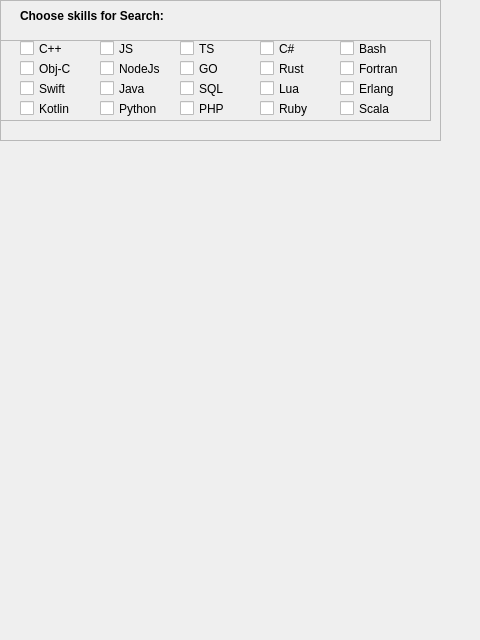
<?xml version="1.0" encoding="UTF-8"?>
<ui version="4.0">
 <class>Dialog</class>
 <widget class="QDialog" name="Dialog">
  <property name="geometry">
   <rect>
    <x>0</x>
    <y>0</y>
    <width>480</width>
    <height>640</height>
   </rect>
  </property>
  <property name="windowTitle">
   <string>Dialog</string>
  </property>
  <widget class="QFrame" name="skills_frame_2">
   <property name="geometry">
    <rect>
     <x>0</x>
     <y>0</y>
     <width>441</width>
     <height>141</height>
    </rect>
   </property>
   <property name="frameShape">
    <enum>QFrame::StyledPanel</enum>
   </property>
   <property name="frameShadow">
    <enum>QFrame::Raised</enum>
   </property>
   <widget class="QFrame" name="frame_2">
    <property name="geometry">
     <rect>
      <x>0</x>
      <y>40</y>
      <width>431</width>
      <height>81</height>
     </rect>
    </property>
    <property name="frameShape">
     <enum>QFrame::StyledPanel</enum>
    </property>
    <property name="frameShadow">
     <enum>QFrame::Raised</enum>
    </property>
    <widget class="QCheckBox" name="checkBox_21">
     <property name="geometry">
      <rect>
       <x>100</x>
       <y>60</y>
       <width>70</width>
       <height>17</height>
      </rect>
     </property>
     <property name="text">
      <string>Python</string>
     </property>
    </widget>
    <widget class="QCheckBox" name="checkBox_22">
     <property name="geometry">
      <rect>
       <x>20</x>
       <y>60</y>
       <width>70</width>
       <height>17</height>
      </rect>
     </property>
     <property name="text">
      <string>Kotlin</string>
     </property>
    </widget>
    <widget class="QCheckBox" name="checkBox_23">
     <property name="geometry">
      <rect>
       <x>260</x>
       <y>60</y>
       <width>70</width>
       <height>17</height>
      </rect>
     </property>
     <property name="text">
      <string>Ruby</string>
     </property>
    </widget>
    <widget class="QCheckBox" name="checkBox_24">
     <property name="geometry">
      <rect>
       <x>340</x>
       <y>40</y>
       <width>70</width>
       <height>17</height>
      </rect>
     </property>
     <property name="text">
      <string>Erlang</string>
     </property>
    </widget>
    <widget class="QCheckBox" name="checkBox_25">
     <property name="geometry">
      <rect>
       <x>180</x>
       <y>60</y>
       <width>70</width>
       <height>17</height>
      </rect>
     </property>
     <property name="text">
      <string>PHP</string>
     </property>
    </widget>
    <widget class="QCheckBox" name="checkBox_26">
     <property name="geometry">
      <rect>
       <x>20</x>
       <y>20</y>
       <width>91</width>
       <height>17</height>
      </rect>
     </property>
     <property name="text">
      <string>Obj-C</string>
     </property>
    </widget>
    <widget class="QCheckBox" name="checkBox_27">
     <property name="geometry">
      <rect>
       <x>180</x>
       <y>0</y>
       <width>70</width>
       <height>17</height>
      </rect>
     </property>
     <property name="text">
      <string>TS</string>
     </property>
    </widget>
    <widget class="QCheckBox" name="checkBox_28">
     <property name="geometry">
      <rect>
       <x>100</x>
       <y>40</y>
       <width>70</width>
       <height>17</height>
      </rect>
     </property>
     <property name="text">
      <string>Java</string>
     </property>
    </widget>
    <widget class="QCheckBox" name="checkBox_29">
     <property name="geometry">
      <rect>
       <x>20</x>
       <y>0</y>
       <width>70</width>
       <height>17</height>
      </rect>
     </property>
     <property name="text">
      <string>C++</string>
     </property>
    </widget>
    <widget class="QCheckBox" name="checkBox_30">
     <property name="geometry">
      <rect>
       <x>340</x>
       <y>60</y>
       <width>70</width>
       <height>17</height>
      </rect>
     </property>
     <property name="text">
      <string>Scala</string>
     </property>
    </widget>
    <widget class="QCheckBox" name="checkBox_31">
     <property name="geometry">
      <rect>
       <x>100</x>
       <y>20</y>
       <width>70</width>
       <height>17</height>
      </rect>
     </property>
     <property name="text">
      <string>NodeJs</string>
     </property>
    </widget>
    <widget class="QCheckBox" name="checkBox_32">
     <property name="geometry">
      <rect>
       <x>260</x>
       <y>40</y>
       <width>70</width>
       <height>17</height>
      </rect>
     </property>
     <property name="text">
      <string>Lua</string>
     </property>
    </widget>
    <widget class="QCheckBox" name="checkBox_33">
     <property name="geometry">
      <rect>
       <x>340</x>
       <y>20</y>
       <width>70</width>
       <height>17</height>
      </rect>
     </property>
     <property name="text">
      <string>Fortran</string>
     </property>
    </widget>
    <widget class="QCheckBox" name="checkBox_34">
     <property name="geometry">
      <rect>
       <x>100</x>
       <y>0</y>
       <width>70</width>
       <height>17</height>
      </rect>
     </property>
     <property name="text">
      <string>JS</string>
     </property>
    </widget>
    <widget class="QCheckBox" name="checkBox_35">
     <property name="geometry">
      <rect>
       <x>20</x>
       <y>40</y>
       <width>70</width>
       <height>17</height>
      </rect>
     </property>
     <property name="text">
      <string>Swift</string>
     </property>
    </widget>
    <widget class="QCheckBox" name="checkBox_36">
     <property name="geometry">
      <rect>
       <x>340</x>
       <y>0</y>
       <width>70</width>
       <height>17</height>
      </rect>
     </property>
     <property name="text">
      <string>Bash</string>
     </property>
    </widget>
    <widget class="QCheckBox" name="checkBox_37">
     <property name="geometry">
      <rect>
       <x>260</x>
       <y>20</y>
       <width>70</width>
       <height>17</height>
      </rect>
     </property>
     <property name="text">
      <string>Rust</string>
     </property>
    </widget>
    <widget class="QCheckBox" name="checkBox_38">
     <property name="geometry">
      <rect>
       <x>260</x>
       <y>0</y>
       <width>70</width>
       <height>17</height>
      </rect>
     </property>
     <property name="text">
      <string>C#</string>
     </property>
    </widget>
    <widget class="QCheckBox" name="checkBox_39">
     <property name="geometry">
      <rect>
       <x>180</x>
       <y>40</y>
       <width>70</width>
       <height>17</height>
      </rect>
     </property>
     <property name="text">
      <string>SQL</string>
     </property>
    </widget>
    <widget class="QCheckBox" name="checkBox_40">
     <property name="geometry">
      <rect>
       <x>180</x>
       <y>20</y>
       <width>70</width>
       <height>17</height>
      </rect>
     </property>
     <property name="text">
      <string>GO</string>
     </property>
    </widget>
   </widget>
   <widget class="QLabel" name="label">
    <property name="geometry">
     <rect>
      <x>20</x>
      <y>0</y>
      <width>250</width>
      <height>31</height>
     </rect>
    </property>
    <property name="styleSheet">
     <string notr="true">font: 75 12pt &quot;MS Shell Dlg 2&quot;; font-weight: bold;</string>
    </property>
    <property name="text">
     <string>Choose skills for Search:</string>
    </property>
   </widget>
  </widget>
 </widget>
 <resources/>
 <connections/>
</ui>
